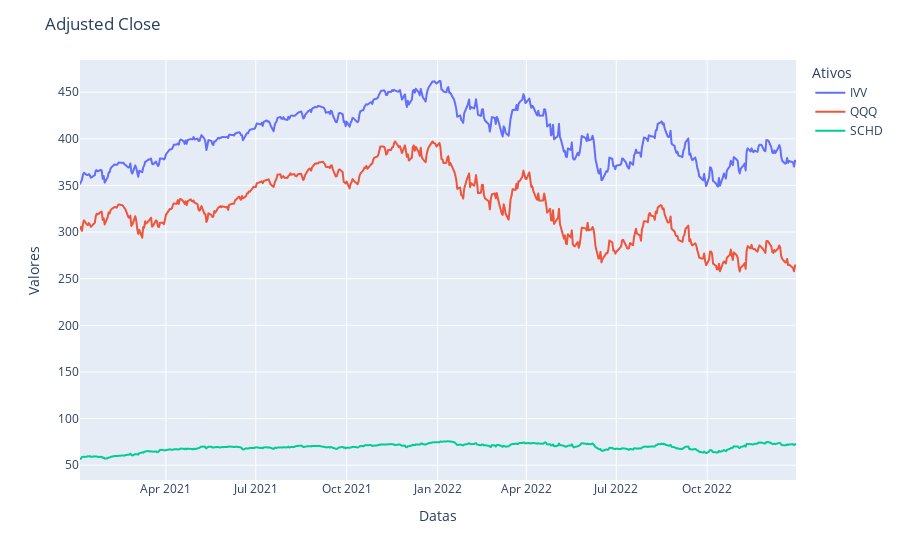

Source (notebook cell):
### Markdown cell above
3. Monte um gráfico de linhas para as médias móveis dos ativos da sua base

### Code cell
df_adj_load_mean90 = df_ativo_load['Adj Close']
df_adj_load_mean90_vertical = df_adj_load_mean90.stack().reset_index()
df_adj_load_mean90_vertical.columns = ['data', 'ativo', 'valor']
fig = px.line(
    df_adj_load_mean90_vertical,
    x="data",
    y="valor",
    color='ativo',
)
fig.update_layout(
    title="Adjusted Close",
    xaxis_title="Datas",
    yaxis_title="Valores",
    legend=dict(title="Ativos"),
)
fig.show()

### Figure 1 — Plotly figure (JSON) as saved in the notebook; plotly's stock layout.template omitted (floating-point values rounded to 4 significant figures; data arrays with more than 128 entries replaced by an {"elided": "..."} marker saying what was removed)
{"data": [{"hovertemplate": "ativo=IVV<br>data=%{x}<br>valor=%{y}<extra></extra>", "legendgroup": "IVV", "line": {"color": "#636efa", "dash": "solid"}, "marker": {"symbol": "circle"}, "mode": "lines", "name": "IVV", "showlegend": true, "type": "scattergl", "x": {"elided": "503 str values"}, "xaxis": "x", "y": {"elided": "503 float values"}, "yaxis": "y"}, {"hovertemplate": "ativo=QQQ<br>data=%{x}<br>valor=%{y}<extra></extra>", "legendgroup": "QQQ", "line": {"color": "#EF553B", "dash": "solid"}, "marker": {"symbol": "circle"}, "mode": "lines", "name": "QQQ", "showlegend": true, "type": "scattergl", "x": {"elided": "503 str values"}, "xaxis": "x", "y": {"elided": "503 float values"}, "yaxis": "y"}, {"hovertemplate": "ativo=SCHD<br>data=%{x}<br>valor=%{y}<extra></extra>", "legendgroup": "SCHD", "line": {"color": "#00cc96", "dash": "solid"}, "marker": {"symbol": "circle"}, "mode": "lines", "name": "SCHD", "showlegend": true, "type": "scattergl", "x": {"elided": "503 str values"}, "xaxis": "x", "y": {"elided": "503 float values"}, "yaxis": "y"}], "layout": {"legend": {"title": {"text": "Ativos"}, "tracegroupgap": 0}, "margin": {"t": 60}, "title": {"text": "Adjusted Close"}, "xaxis": {"anchor": "y", "domain": [0, 1], "title": {"text": "Datas"}}, "yaxis": {"anchor": "x", "domain": [0, 1], "title": {"text": "Valores"}}}}
